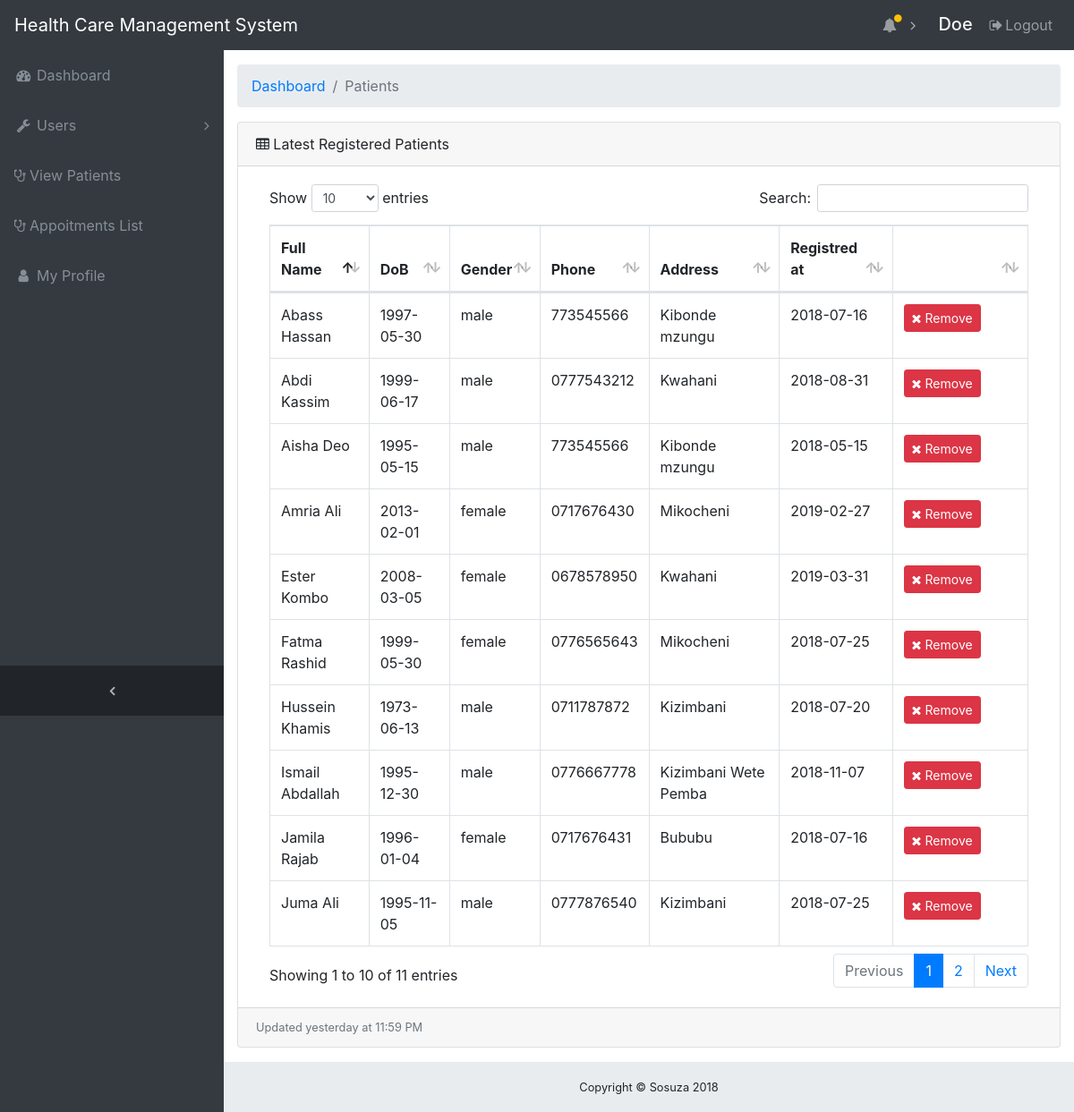
/admin/patient_list.php (signed in), run on the app's committed database.
### tables this page shows
CREATE TABLE `patient` (
  `patient_id` int(11) NOT NULL,
  `fname` varchar(100) NOT NULL,
  `lname` varchar(25) NOT NULL,
  `status` varchar(100) NOT NULL,
  `regNumber` varchar(100) NOT NULL,
  `address` varchar(30) NOT NULL,
  `phone` varchar(15) NOT NULL,
  `email` varchar(30) NOT NULL,
  `dob` date NOT NULL,
  `gender` varchar(10) NOT NULL,
  `regDate` date NOT NULL,
  `code` int(15) NOT NULL,
  `treated` int(11) NOT NULL DEFAULT '0'
);

### admin/patient_list.php (the view)
<?php include 'header.php'; ?>
  <div class="content-wrapper">
    <div class="container-fluid">
      <ol class="breadcrumb">
        <li class="breadcrumb-item">
          <a href="index.php">Dashboard</a>
        </li>
        <li class="breadcrumb-item active">Patients</li>
      </ol>
      <div class="card mb-3">
        <div class="card-header">
          <i class="fa fa-table"></i> Latest Registered Patients</div>
        <div class="card-body">
          <div class="table-responsive">
            <table class="table table-bordered" id="dataTable" width="100%" cellspacing="0">
              <thead>
                <tr>
                  <th>Full Name</th>
                  <th>DoB</th>
                  <th>Gender</th>
                  <th>Phone</th>
                  <th>Address</th>
                  <th>Registred at</th>
                  <th width="18%"></th>
                </tr>
              </thead>
              <tbody>
                <?php
                if (isset($_GET['treated'])) {
                  $sql = mysqli_query($con, "SELECT * FROM patient WHERE treated=1");
                }else{
                 $sql = mysqli_query($con, "SELECT * FROM patient");
                }
                while($data = mysqli_fetch_assoc($sql)){?>
                  <tr>
                    <td><?php echo $data['fname']." ".$data['lname']; ?></td>
                    <td><?php echo $data['dob']; ?></td>
                    <td><?php echo $data['gender']; ?></td>
                    <td><?php echo $data['phone']; ?></td>
                    <td><?php echo $data['address']; ?></td>
                    <td><?php echo $data['regDate']; ?></td>
                    <td>
                      <a href="includes/manage_pat.php?act=del_pat&id=<?php echo $data['patient_id']; ?>" class="btn btn-danger btn-sm" title="Edit Patient Infomation">
                        <i class="fa fa-remove"></i> Remove
                      </a>
                    </td>
                  </tr>
               <?php } ?>
              </tbody>
            </table>
          </div>
        </div>
        <div class="card-footer small text-muted">Updated yesterday at 11:59 PM</div>
      </div>
  </div>
</div>
<?php include 'footer.php'; ?>

### admin/css/sb-admin.css (style rules this page uses)
html { position: relative; min-height: 100%; }
body { overflow-x: hidden; }
body.sticky-footer { margin-bottom: 56px; }
body.sticky-footer .content-wrapper { min-height: calc(100vh - 56px - 56px); }
body.fixed-nav { padding-top: 56px; }
.content-wrapper { min-height: calc(100vh - 56px); padding-top: 1rem; }
.content-wrapper { overflow-x: hidden; background: white; }
@media (min-width: 992px) { .content-wrapper { margin-left: 250px; } }

### data on the page
patient: fname "Aisha", lname "Deo", dob "1995-05-15", gender "male", phone "773545566", address "Kibonde mzungu", regDate "2018-05-15"
patient: fname "Abdi", lname "Kassim", dob "1999-06-17", gender "male", phone "0777543212", address "Kwahani", regDate "2018-08-31"
patient: fname "Ismail", lname "Abdallah", dob "1995-12-30", gender "male", phone "0776667778", address "Kizimbani Wete Pemba", regDate "2018-11-07"
patient: fname "Amria", lname "Ali", dob "2013-02-01", gender "female", phone "0717676430", address "Mikocheni", regDate "2019-02-27"
patient: fname "Ester", lname "Kombo", dob "2008-03-05", gender "female", phone "0678578950", address "Kwahani", regDate "2019-03-31"
patient: fname "Fatma", lname "Rashid", dob "1999-05-30", gender "female", phone "0776565643", address "Mikocheni", regDate "2018-07-25"
patient: fname "Abass", lname "Hassan", dob "1997-05-30", gender "male", phone "773545566", address "Kibonde mzungu", regDate "2018-07-16"
patient: fname "Jamila", lname "Rajab", dob "1996-01-04", gender "female", phone "0717676431", address "Bububu", regDate "2018-07-16"
patient: fname "Hussein", lname "Khamis", dob "1973-06-13", gender "male", phone "0711787872", address "Kizimbani", regDate "2018-07-20"
patient: fname "Juma", lname "Ali", dob "1995-11-05", gender "male", phone "0777876540", address "Kizimbani", regDate "2018-07-25"

### other printed values
$_SESSION['username'] "Doe"
